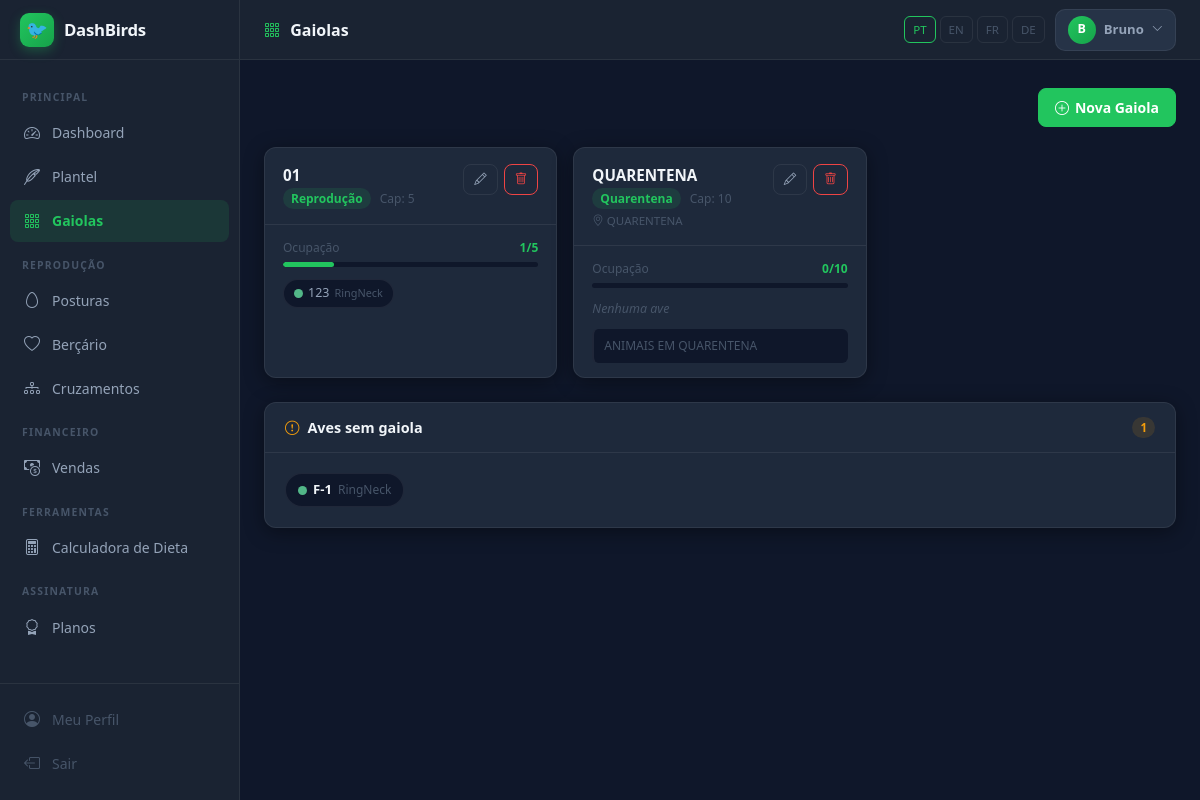
The page /gaiolas (signed in) on the database its author committed.
### app.py (models this page shows, shortened)
class Gaiola(db.Model):
    __tablename__ = 'gaiola'
    id            = db.Column(db.Integer, primary_key=True)
    usuario_id    = db.Column(db.Integer, db.ForeignKey('usuario.id'), nullable=False)
    nome          = db.Column(db.String(80), nullable=False)
    tipo          = db.Column(db.String(50), default='Reprodução')
    capacidade    = db.Column(db.Integer, default=2)
    localizacao   = db.Column(db.String(80), default='')
    observacoes   = db.Column(db.Text, default='')
    aves          = db.relationship('Ave', backref='gaiola', lazy=True)

class Ave(db.Model):
    __tablename__ = 'ave'
    id                    = db.Column(db.Integer, primary_key=True)
    usuario_id            = db.Column(db.Integer, db.ForeignKey('usuario.id'), nullable=False)
    gaiola_id             = db.Column(db.Integer, db.ForeignKey('gaiola.id'), nullable=True)
    anilha                = db.Column(db.String(40), nullable=False)
    cor_anilha            = db.Column(db.String(10), default='#52b788')
    especie               = db.Column(db.String(80), default='')
    subespecie            = db.Column(db.String(80), default='')
    sexo                  = db.Column(db.String(20), default='Indeterminado')
    cor_plumagem          = db.Column(db.String(60), default='')
    genetica              = db.Column(db.String(120), default='')
    data_nascimento       = db.Column(db.Date, nullable=True)
    data_aquisicao        = db.Column(db.Date, nullable=True)
    custo_aquisicao       = db.Column(db.Float, default=0.0)
    custo_alimentacao_mes = db.Column(db.Float, default=0.0)
    valor_venda           = db.Column(db.Float, default=0.0)
    status                = db.Column(db.String(30), default='Ativo')
    origem                = db.Column(db.String(40), default='Comprado')
    observacoes           = db.Column(db.Text, default='')
    criado_em             = db.Column(db.DateTime, default=datetime.utcnow)
    posturas_mae  = db.relationship('Postura', foreign_keys='Postura.femea_id', backref='femea', lazy=True)
    posturas_pai  = db.relationship('Postura', foreign_keys='Postura.macho_id', backref='macho', lazy=True)
    filhotes_mae  = db.relationship('Filhote', foreign_keys='Filhote.femea_id', backref='femea', lazy=True)
    filhotes_pai  = db.relationship('Filhote', foreign_keys='Filhote.macho_id', backref='macho', lazy=True)
    venda         = db.relationship('Venda', backref='ave', uselist=False, lazy=True)

### app.py (the view)
@app.route('/gaiolas')
@login_required
def gaiolas():
    uid  = session['usuario_id']
    lang = get_lang()
    gaiolas_list   = Gaiola.query.filter_by(usuario_id=uid).all()
    aves_sem_gaiola = Ave.query.filter_by(
        usuario_id=uid,
        status='Ativo',
        gaiola_id=None
    ).all()
    return render_template('gaiolas.html',
        lang            = lang,
        gaiolas         = gaiolas_list,
        aves_sem_gaiola = aves_sem_gaiola,
    )

### app.py (called while the page is built)
def get_lang():
    return session.get('lang', 'pt')

def login_required(f):
    @wraps(f)
    def decorated(*args, **kwargs):
        if 'usuario_id' not in session:
            return redirect(url_for('login'))
        return f(*args, **kwargs)
    return decorated

@app.context_processor
def inject_globals():
    return {
        'lang':    get_lang(),
        'session': session,
    }

### templates/gaiolas.html (shortened to what this page needs)
{% extends "base.html" %}
{% block page_icon %}grid-3x3-gap{% endblock %}
{% block page_title %}{{ {'pt':'Gaiolas','en':'Cages','fr':'Cages','de':'Käfige'}.get(lang,'Gaiolas') }}{% endblock %}
{% block content %}
<div style="display:flex;justify-content:flex-end;margin-bottom:20px;">
  <button class="btn btn-primary" onclick="resetGaiolaModal()" data-bs-toggle="modal" data-bs-target="#modal-gaiola">
    <i class="bi bi-plus-circle"></i>
    {{ {'pt':'Nova Gaiola','en':'New Cage','fr':'Nouvelle Cage','de':'Neuer Käfig'}.get(lang,'Nova Gaiola') }}
  </button>
</div>
<div class="row g-3 mb-4">
  {% for g in gaiolas %}
  {% set aves_ativas = g.aves|selectattr('status','eq','Ativo')|list %}
  <div class="col-sm-6 col-lg-4">
    <div class="card h-100" style="background:var(--bg-card);">
      <div style="padding:16px 18px;border-bottom:1px solid var(--border-color);display:flex;align-items:flex-start;justify-content:space-between;gap:8px;">
        <div>
          <div style="font-weight:700;color:var(--text-primary);font-size:0.95rem;">{{ g.nome }}</div>
          <div style="font-size:0.75rem;color:var(--text-muted);margin-top:3px;">
            <span style="background:var(--accent-soft);color:var(--accent);padding:2px 8px;border-radius:20px;font-weight:600;">{{ g.tipo }}</span>
            <span style="margin-left:6px;">Cap: {{ g.capacidade }}</span>
          </div>
          {% if g.localizacao %}
          <div style="font-size:0.72rem;color:var(--text-muted);margin-top:4px;">
            <i class="bi bi-geo-alt"></i> {{ g.localizacao }}
          </div>
          {% endif %}
        </div>
        <div style="display:flex;gap:6px;flex-shrink:0;">
          <button class="btn btn-sm btn-outline-secondary"
                  onclick="editGaiola('{{ g.id }}','{{ g.nome }}','{{ g.tipo }}','{{ g.capacidade }}','{{ g.localizacao or '' }}','{{ (g.observacoes or '')|replace("'","") }}')"
                  title="Editar">
            <i class="bi bi-pencil"></i>
          </button>
          <form method="POST" action="{{ url_for('deletar_gaiola', id=g.id) }}" style="display:inline;"
                onsubmit="return confirm('Deletar {{ g.nome }}?')">
            <button type="submit" class="btn btn-sm btn-outline-danger" title="Deletar">
              <i class="bi bi-trash"></i>
            </button>
          </form>
        </div>
      </div>
      <div style="padding:14px 18px;">
        {% set ocupacao = ((aves_ativas|length) / g.capacidade * 100)|int if g.capacidade > 0 else 0 %}
        <div style="margin-bottom:12px;">
          <div style="display:flex;justify-content:space-between;align-items:center;margin-bottom:5px;">
            <span style="font-size:0.75rem;color:var(--text-muted);">
              {{ {'pt':'Ocupação','en':'Occupancy','fr':'Occupation','de':'Belegung'}.get(lang,'Ocupação') }}
            </span>
            <span style="font-size:0.75rem;font-weight:700;color:{% if ocupacao >= 100 %}var(--danger){% elif ocupacao >= 75 %}var(--warning){% else %}var(--success){% endif %};">
              {{ aves_ativas|length }}/{{ g.capacidade }}
            </span>
          </div>
          <div style="height:5px;background:var(--bg-secondary);border-radius:10px;overflow:hidden;">
            <div style="height:100%;width:{{ [ocupacao,100]|min }}%;background:{% if ocupacao >= 100 %}var(--danger){% elif ocupacao >= 75 %}var(--warning){% else %}var(--accent){% endif %};border-radius:10px;transition:width 0.3s;"></div>
          </div>
        </div>
        <div style="display:flex;flex-wrap:wrap;gap:6px;">
          {% for a in aves_ativas %}
          <span onclick="openMover('{{ a.id }}','{{ a.anilha }} – {{ a.especie }}')"
                style="display:inline-flex;align-items:center;gap:5px;background:var(--bg-secondary);border:1px solid var(--border-color);border-radius:20px;padding:4px 10px;font-size:0.78rem;color:var(--text-secondary);cursor:pointer;transition:all 0.2s;"
                onmouseover="this.style.borderColor='var(--accent)';this.style.color='var(--text-primary)'"
                onmouseout="this.style.borderColor='var(--border-color)';this.style.color='var(--text-secondary)'">
            <span style="width:9px;height:9px;border-radius:50%;background:{{ a.cor_anilha or '#52b788' }};display:inline-block;flex-shrink:0;"></span>
            {{ a.anilha }}
            <span style="font-size:0.68rem;color:var(--text-muted);">{{ a.especie }}</span>
          </span>
          {% else %}
          <span style="font-size:0.78rem;color:var(--text-muted);font-style:italic;">
            {{ {'pt':'Nenhuma ave','en':'No birds','fr':'Aucun oiseau','de':'Keine Vögel'}.get(lang,'Nenhuma ave') }}
          </span>
          {% endfor %}
        </div>
        {% if g.observacoes %}
        <div style="margin-top:10px;padding:8px 10px;background:var(--bg-secondary);border-radius:6px;font-size:0.75rem;color:var(--text-muted);border-left:2px solid var(--border-color);">
          {{ g.observacoes }}
        </div>
        {% endif %}
      </div>
    </div>
  </div>
  {% endfor %}
</div>
{% if aves_sem_gaiola %}
<div class="card" style="background:var(--bg-card);">
  <div class="card-header">
    <i class="bi bi-exclamation-circle" style="color:var(--warning);"></i>
    {{ {'pt':'Aves sem gaiola','en':'Birds without cage','fr':'Oiseaux sans cage','de':'Vögel ohne Käfig'}.get(lang,'Aves sem gaiola') }}
    <span style="margin-left:auto;background:var(--warning-soft);color:var(--warning);font-size:0.72rem;padding:2px 8px;border-radius:20px;font-weight:700;">
      {{ aves_sem_gaiola|length }}
    </span>
  </div>
  <div class="card-body" style="display:flex;flex-wrap:wrap;gap:8px;">
    {% for a in aves_sem_gaiola %}
    <span onclick="openMover('{{ a.id }}','{{ a.anilha }} – {{ a.especie }}')"
          style="display:inline-flex;align-items:center;gap:6px;background:var(--bg-secondary);border:1px solid var(--border-color);border-radius:20px;padding:6px 12px;font-size:0.82rem;color:var(--text-secondary);cursor:pointer;transition:all 0.2s;"
          onmouseover="this.style.borderColor='var(--accent)';this.style.color='var(--text-primary)'"
          onmouseout="this.style.borderColor='var(--border-color)';this.style.color='var(--text-secondary)'">
      <span style="width:9px;height:9px;border-radius:50%;background:{{ a.cor_anilha or '#52b788' }};display:inline-block;"></span>
      <strong style="color:var(--text-primary);">{{ a.anilha }}</strong>
      <span style="font-size:0.75rem;color:var(--text-muted);">{{ a.especie }}</span>
    </span>
    {% endfor %}
  </div>
</div>
{% endif %}
{% endblock %}

### templates/base.html (shortened to what this page needs)
<!DOCTYPE html>
<html lang="{{ lang or 'pt' }}" data-theme="dark">
<head>
<link rel="stylesheet" href="https://cdn.jsdelivr.net/npm/bootstrap-icons@1.11.3/font/bootstrap-icons.min.css">
<link rel="stylesheet" href="https://cdn.jsdelivr.net/npm/bootstrap@5.3.3/dist/css/bootstrap.min.css">
</head>
<body>
<aside class="sidebar" id="sidebar">
  <div class="sidebar-logo">
    <div class="logo-icon">🐦</div>
    <span>DashBirds</span>
  </div>
<nav class="sidebar-nav">
  <div class="nav-section">
    {{ {'pt':'Principal','en':'Main','fr':'Principal','de':'Haupt'}.get(lang,'Principal') }}
  </div>
  <a href="{{ url_for('dashboard') }}"
     class="nav-link {{ 'active' if request.endpoint == 'dashboard' }}">
    <i class="bi bi-speedometer2"></i>
    {{ {'pt':'Dashboard','en':'Dashboard','fr':'Tableau de Bord','de':'Dashboard'}.get(lang,'Dashboard') }}
  </a>
  <a href="{{ url_for('plantel') }}"
     class="nav-link {{ 'active' if request.endpoint in ['plantel','nova_ave','editar_ave'] }}">
    <i class="bi bi-feather"></i>
    {{ {'pt':'Plantel','en':'Flock','fr':'Cheptel','de':'Bestand'}.get(lang,'Plantel') }}
  </a>
  <a href="{{ url_for('gaiolas') }}"
     class="nav-link {{ 'active' if request.endpoint == 'gaiolas' }}">
    <i class="bi bi-grid-3x3-gap"></i>
    {{ {'pt':'Gaiolas','en':'Cages','fr':'Cages','de':'Käfige'}.get(lang,'Gaiolas') }}
  </a>
  <div class="nav-section">
    {{ {'pt':'Reprodução','en':'Breeding','fr':'Reproduction','de':'Zucht'}.get(lang,'Reprodução') }}
  </div>
  <a href="{{ url_for('posturas') }}"
     class="nav-link {{ 'active' if request.endpoint == 'posturas' }}">
    <i class="bi bi-egg"></i>
    {{ {'pt':'Posturas','en':'Clutches','fr':'Pontes','de':'Gelege'}.get(lang,'Posturas') }}
  </a>
  <a href="{{ url_for('bercario') }}"
     class="nav-link {{ 'active' if request.endpoint in ['bercario','editar_filhote'] }}">
    <i class="bi bi-heart"></i>
    {{ {'pt':'Berçário','en':'Nursery','fr':'Pouponnière','de':'Aufzucht'}.get(lang,'Berçário') }}
  </a>
  <a href="{{ url_for('cruzamentos') }}"
     class="nav-link {{ 'active' if request.endpoint == 'cruzamentos' }}">
    <i class="bi bi-diagram-3"></i>
    {{ {'pt':'Cruzamentos','en':'Pairings','fr':'Croisements','de':'Kreuzungen'}.get(lang,'Cruzamentos') }}
  </a>
  <div class="nav-section">
    {{ {'pt':'Financeiro','en':'Financial','fr':'Financier','de':'Finanzen'}.get(lang,'Financeiro') }}
  </div>
  <a href="{{ url_for('vendas') }}"
     class="nav-link {{ 'active' if request.endpoint == 'vendas' }}">
    <i class="bi bi-cash-coin"></i>
    {{ {'pt':'Vendas','en':'Sales','fr':'Ventes','de':'Verkäufe'}.get(lang,'Vendas') }}
  </a>
  <div class="nav-section">
    {{ {'pt':'Ferramentas','en':'Tools','fr':'Outils','de':'Werkzeuge'}.get(lang,'Ferramentas') }}
  </div>
  <a href="{{ url_for('calculadora') }}"
     class="nav-link {{ 'active' if request.endpoint == 'calculadora' }}">
    <i class="bi bi-calculator"></i>
    {{ {'pt':'Calculadora de Dieta','en':'Diet Calculator','fr':'Calculateur de Régime','de':'Diätrechner'}.get(lang,'Calculadora de Dieta') }}
  </a>
  <div class="nav-section">
    {{ {'pt':'Assinatura','en':'Subscription','fr':'Abonnement','de':'Abonnement'}.get(lang,'Assinatura') }}
  </div>
  <a href="{{ url_for('planos') }}"
     class="nav-link {{ 'active' if request.endpoint == 'planos' }}">
    <i class="bi bi-award"></i>
    {{ {'pt':'Planos','en':'Plans','fr':'Plans','de':'Pläne'}.get(lang,'Planos') }}
  </a>
</nav>
  <div class="sidebar-footer">
    <a href="{{ url_for('perfil') }}"
       class="nav-link {{ 'active' if request.endpoint == 'perfil' }}">
      <i class="bi bi-person-circle"></i>
      {{ {'pt':'Meu Perfil','en':'My Profile','fr':'Mon Profil','de':'Mein Profil'}.get(lang,'Meu Perfil') }}
    </a>
    <a href="{{ url_for('logout') }}" class="nav-link">
      <i class="bi bi-box-arrow-left"></i>
      {{ {'pt':'Sair','en':'Logout','fr':'Déconnexion','de':'Abmelden'}.get(lang,'Sair') }}
    </a>
  </div>
</aside>
<div class="main-wrapper">
  <header class="topbar">
    <div class="topbar-left">
      <div class="topbar-title">
        <i class="bi bi-{% block page_icon %}circle{% endblock %}"></i>
        {% block page_title %}{% endblock %}
      </div>
    </div>
    <div class="topbar-right">
      <div style="display:flex;gap:4px;">
        <a href="/lang/pt"
           style="font-size:0.72rem;padding:4px 8px;border-radius:6px;border:1px solid {{ 'var(--accent)' if lang=='pt' else 'var(--border-color)' }};color:{{ 'var(--accent)' if lang=='pt' else 'var(--text-muted)' }};transition:all 0.2s;">
          PT
        </a>
        <a href="/lang/en"
           style="font-size:0.72rem;padding:4px 8px;border-radius:6px;border:1px solid {{ 'var(--accent)' if lang=='en' else 'var(--border-color)' }};color:{{ 'var(--accent)' if lang=='en' else 'var(--text-muted)' }};transition:all 0.2s;">
          EN
        </a>
        <a href="/lang/fr"
           style="font-size:0.72rem;padding:4px 8px;border-radius:6px;border:1px solid {{ 'var(--accent)' if lang=='fr' else 'var(--border-color)' }};color:{{ 'var(--accent)' if lang=='fr' else 'var(--text-muted)' }};transition:all 0.2s;">
          FR
        </a>
        <a href="/lang/de"
           style="font-size:0.72rem;padding:4px 8px;border-radius:6px;border:1px solid {{ 'var(--accent)' if lang=='de' else 'var(--border-color)' }};color:{{ 'var(--accent)' if lang=='de' else 'var(--text-muted)' }};transition:all 0.2s;">
          DE
        </a>
      </div>
      <div class="user-menu">
        <button class="user-btn" onclick="toggleUserMenu()">
          <div class="user-avatar">
            {{ session.get('nome','U')[0].upper() }}
          </div>
          <span>{{ session.get('nome','Usuário').split()[0] }}</span>
          <i class="bi bi-chevron-down" style="font-size:0.7rem;"></i>
        </button>
      </div>
    </div>
  </header>
  <main class="page-content">
    {% block content %}{% endblock %}
  </main>
</div>
</body>
</html>

### rows shown on the page
Gaiola: tipo "REPRODUÇÃO", nome "01", tipo "Reprodução", capacidade "5", value "Ocupação", aves_ativas "1", {{ [ocupacao,100]|min }} 20 (drawn)
Ave: anilha "123", especie "RingNeck"
Gaiola: nome "QUARENTENA", tipo "Quarentena", capacidade "10", localizacao "QUARENTENA", value "Ocupação", aves_ativas "0", value "Nenhuma ave", observacoes "ANIMAIS EM QUARENTENA"
Ave: anilha "F-1", especie "RingNeck"

### other values the page prints
{{ session.get('nome','U')[0].upper() }} "B"
{{ session.get('nome','Usuário').split()[0] }} "Bruno"
{{ aves_sem_gaiola|length }} "1"
